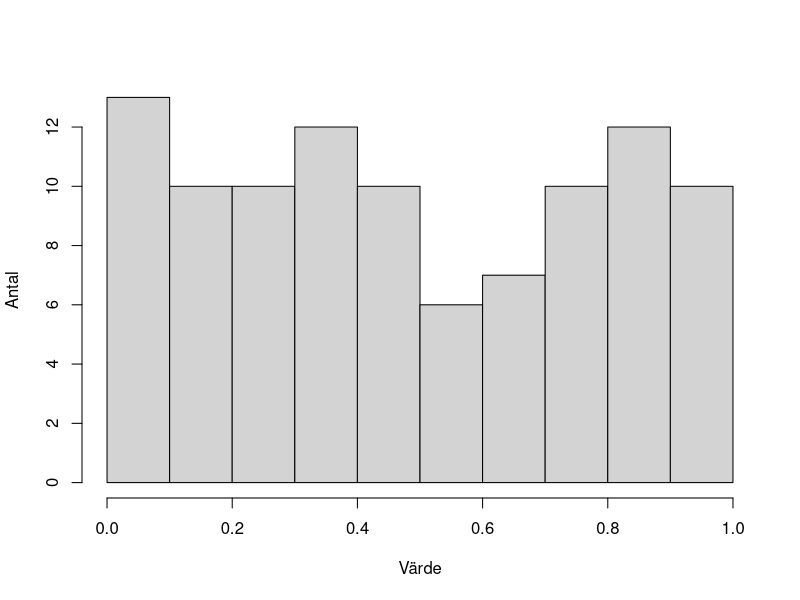
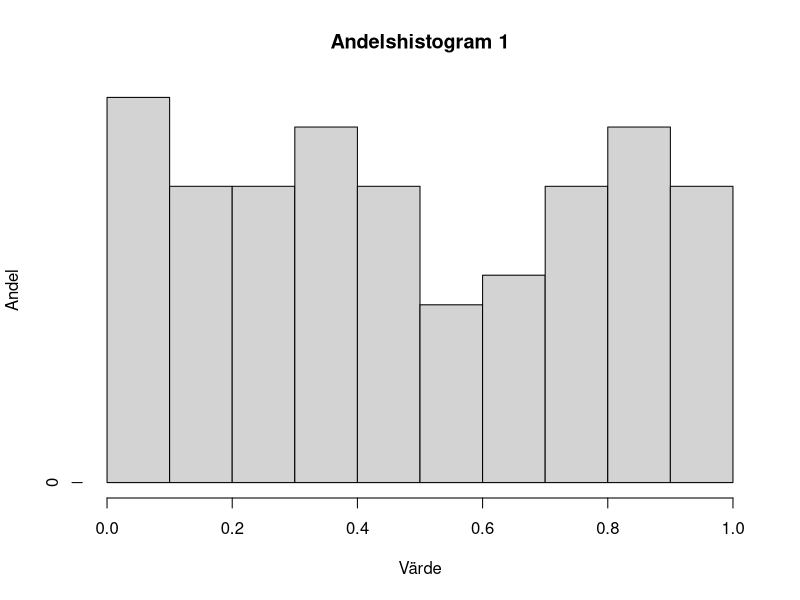
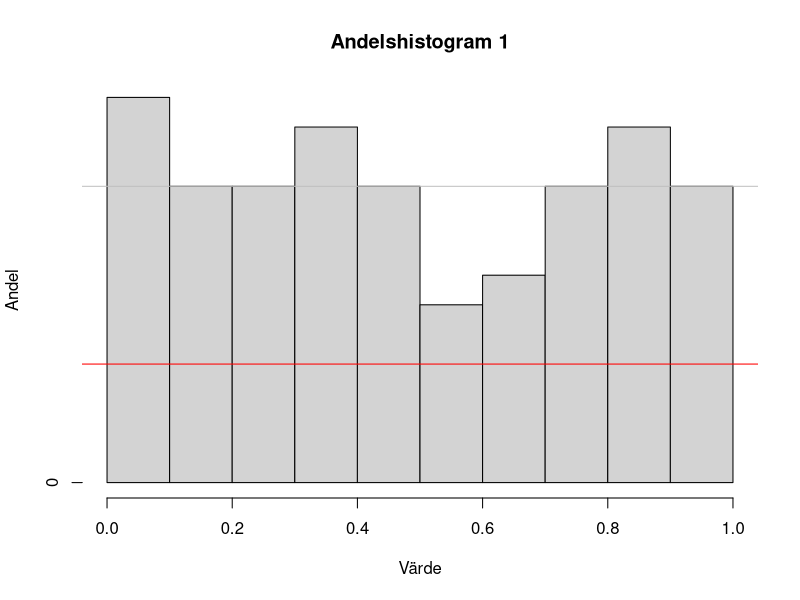
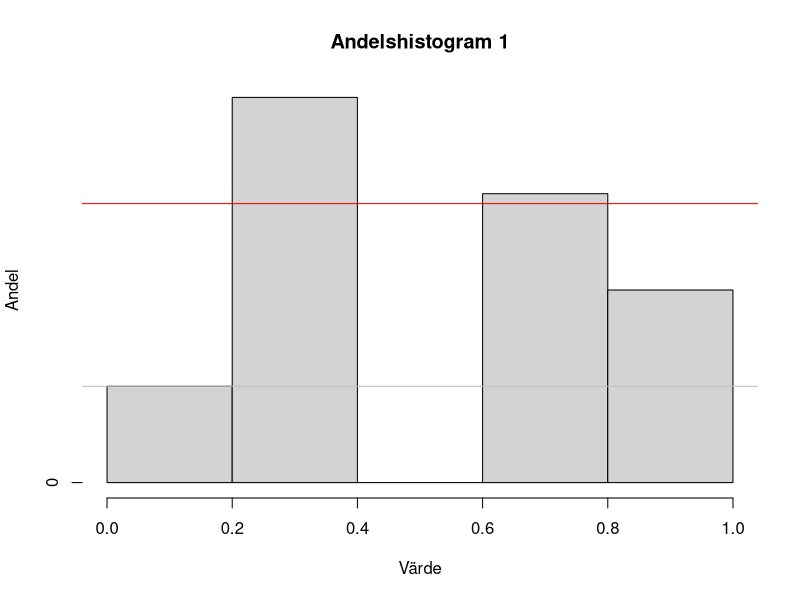
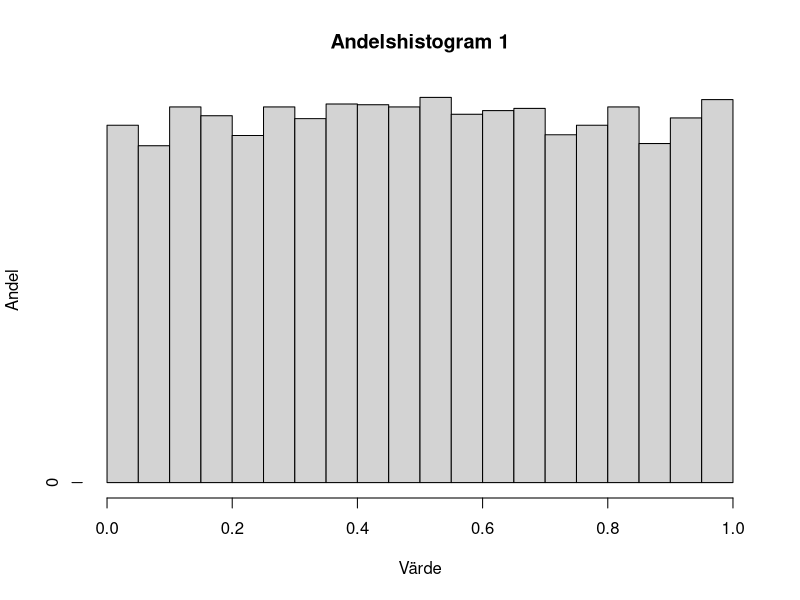
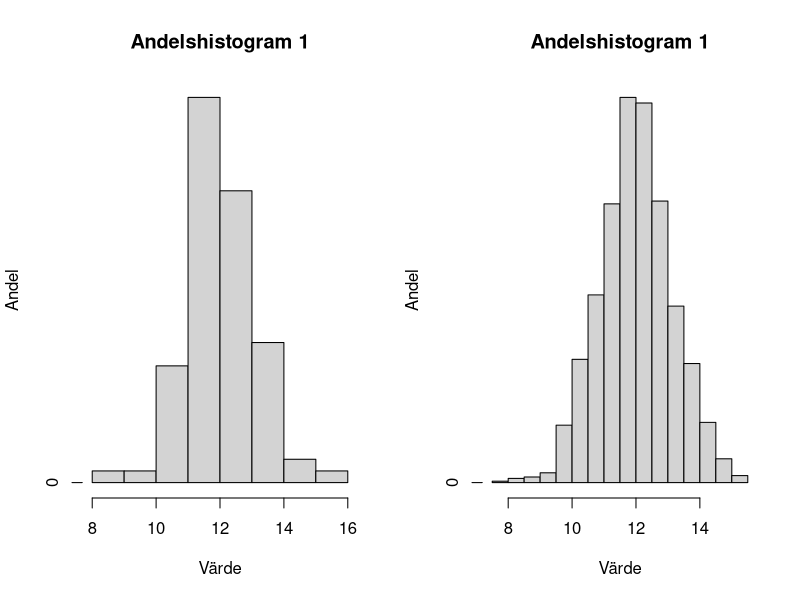
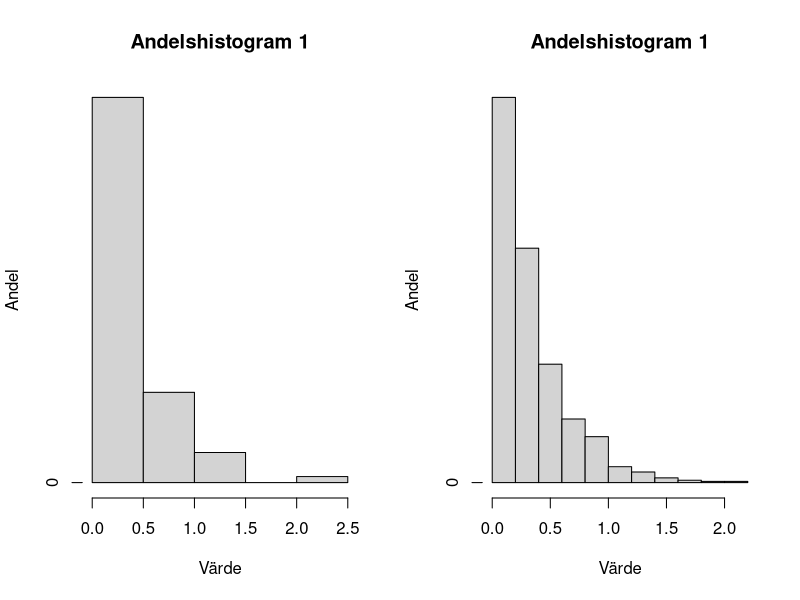
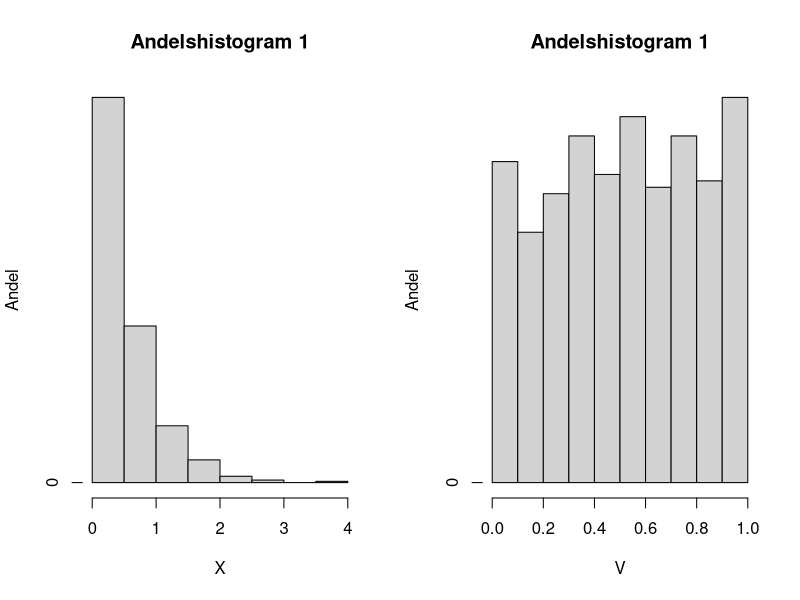

Write the R code that produced these figures, in order.
## ---- chunk 1
set.seed(19930610)
slumptal <- runif(100) 

hist(slumptal,
     breaks = seq(from = 0, to = 1, length.out = 10 + 1),
     main = "",
     ylab = "Antal",
     xlab = "Värde")
## ---- chunk 2
seq(from = 0, to = 1, length.out = 10 + 1)
## ---- chunk 3
# x: vektor med slumptal (eller annan data)
prop_hist <- function(x, xlab = "Värde") {
p <- hist(x, plot = FALSE)
p$counts <- p$counts / sum(p$counts) # Konvertera antal till andelar
plot(p,
main = "Andelshistogram 1",
ylab = "Andel",
xlab = xlab)
}
## ---- chunk 4
prop_hist(slumptal)
## ---- chunk 5
E <- 0.1
D <- 0.03
prop_hist(slumptal)
abline(a = E, b = 0, col = "grey") # Väntevärdet
abline(a = E + 2 * D, b = 0, col = "red") # Väntevärdet + 2 standardavvikelser
abline(a = E - 2 * D, b = 0, col = "red") # Väntevärdet - 2 standardavvikelser
## ---- chunk 6
set.seed(19930610)
E <- 0.1
D <- 0.0948683
prop_hist(runif(10))
abline(a = E, b = 0, col = "grey") # Väntevärdet
abline(a = E + 2 * D, b = 0, col = "red") # Väntevärdet + 2 standardavvikelser
abline(a = E - 2 * D, b = 0, col = "red") # Väntevärdet - 2 standardavvikelser
## ---- chunk 7
set.seed(19930610)
E <- 0.1
D <- 0.003
prop_hist(runif(10000))
abline(a = E, b = 0, col = "grey") # Väntevärdet
abline(a = E + 2 * D, b = 0, col = "red") # Väntevärdet + 2 standardavvikelser
abline(a = E - 2 * D, b = 0, col = "red") # Väntevärdet - 2 standardavvikelser
## ---- chunk 8
set.seed(19930610) 
par(mfrow = c(1, 2))
prop_hist(rnorm(85, mean = 12, sd = 1.1)) # n = 85
prop_hist(rnorm(1500, mean = 12, sd = 1.1)) # n = 1500
## ---- chunk 9
set.seed(19930610)
par(mfrow = c(1, 2))
prop_hist(rexp(85, rate = 3)) # väntevärde 1/3
prop_hist(rexp(1500, rate = 3)) # väntevärde 1/3
## ---- chunk 10
set.seed(19930610)
x <- rexp(500, rate = 2)
v <- 1 - exp(-2 * x)
# Plotta x och v bredvid varandra
par(mfrow = c(1, 2))
prop_hist(x, xlab = "X")
prop_hist(v, xlab = "V")
